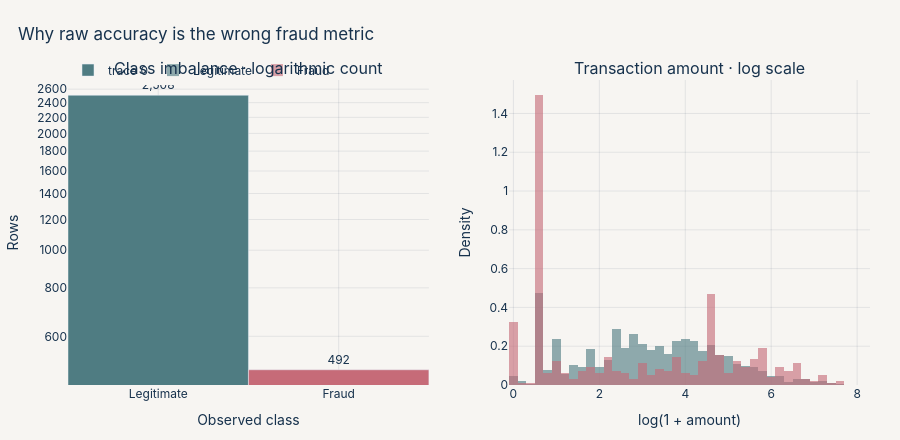

The cell this chart's notebook holds for it:
### Code cell
fig = make_subplots(
    rows=1, cols=2,
    subplot_titles=("Class imbalance · logarithmic count", "Transaction amount · log scale")
)
counts = df.groupby("Class", observed=True).size().rename(index={0: "Legitimate", 1: "Fraud"})
fig.add_trace(go.Bar(
    x=counts.index, y=counts.values,
    marker_color=[COLORS["teal"], COLORS["rose"]],
    text=[f"{value:,}" for value in counts.values], textposition="outside"
), row=1, col=1)
for label, cls, color in [("Legitimate", 0, COLORS["teal"]), ("Fraud", 1, COLORS["rose"])]:
    fig.add_trace(go.Histogram(
        x=np.log1p(df.loc[df["Class"] == cls, "Amount"]), name=label,
        opacity=0.62, nbinsx=55, marker_color=color, histnorm="probability density"
    ), row=1, col=2)
fig.update_yaxes(type="log", row=1, col=1)
fig.update_xaxes(title_text="Observed class", row=1, col=1)
fig.update_xaxes(title_text="log(1 + amount)", row=1, col=2)
fig.update_yaxes(title_text="Rows", row=1, col=1)
fig.update_yaxes(title_text="Density", row=1, col=2)
style_figure(fig, "Why raw accuracy is the wrong fraud metric", height=440)
fig.update_layout(barmode="overlay")
show(fig)

### Figure 1 — Plotly figure (JSON) as saved in the notebook; plotly's stock layout.template omitted (floating-point values rounded to 4 significant figures; data arrays with more than 128 entries replaced by an {"elided": "..."} marker saying what was removed)
{"data": [{"marker": {"color": ["#4F7C82", "#C66B78"]}, "text": ["2,508", "492"], "textposition": "outside", "type": "bar", "x": ["Legitimate", "Fraud"], "xaxis": "x", "y": [2508, 492], "yaxis": "y"}, {"histnorm": "probability density", "marker": {"color": "#4F7C82"}, "name": "Legitimate", "nbinsx": 55, "opacity": 0.62, "type": "histogram", "x": {"elided": "2508 float values"}, "xaxis": "x2", "yaxis": "y2"}, {"histnorm": "probability density", "marker": {"color": "#C66B78"}, "name": "Fraud", "nbinsx": 55, "opacity": 0.62, "type": "histogram", "x": {"elided": "492 float values"}, "xaxis": "x2", "yaxis": "y2"}], "layout": {"annotations": [{"font": {"size": 16}, "showarrow": false, "text": "Class imbalance · logarithmic count", "x": 0.225, "xanchor": "center", "xref": "paper", "y": 1.0, "yanchor": "bottom", "yref": "paper"}, {"font": {"size": 16}, "showarrow": false, "text": "Transaction amount · log scale", "x": 0.775, "xanchor": "center", "xref": "paper", "y": 1.0, "yanchor": "bottom", "yref": "paper"}], "barmode": "overlay", "font": {"color": "#17324D", "family": "Inter, Aptos, Arial"}, "height": 440, "hoverlabel": {"bgcolor": "#FFFFFF", "font": {"color": "#17324D"}}, "legend": {"orientation": "h", "x": 0, "y": 1.08}, "margin": {"b": 55, "l": 60, "r": 30, "t": 80}, "paper_bgcolor": "#F7F5F2", "plot_bgcolor": "#F7F5F2", "title": {"text": "Why raw accuracy is the wrong fraud metric", "x": 0.02, "xanchor": "left"}, "xaxis": {"anchor": "y", "domain": [0.0, 0.45], "gridcolor": "rgba(23,50,77,0.09)", "title": {"text": "Observed class"}, "zeroline": false}, "xaxis2": {"anchor": "y2", "domain": [0.55, 1.0], "gridcolor": "rgba(23,50,77,0.09)", "title": {"text": "log(1 + amount)"}, "zeroline": false}, "yaxis": {"anchor": "x", "domain": [0.0, 1.0], "gridcolor": "rgba(23,50,77,0.09)", "title": {"text": "Rows"}, "type": "log", "zeroline": false}, "yaxis2": {"anchor": "x2", "domain": [0.0, 1.0], "gridcolor": "rgba(23,50,77,0.09)", "title": {"text": "Density"}, "zeroline": false}}}
